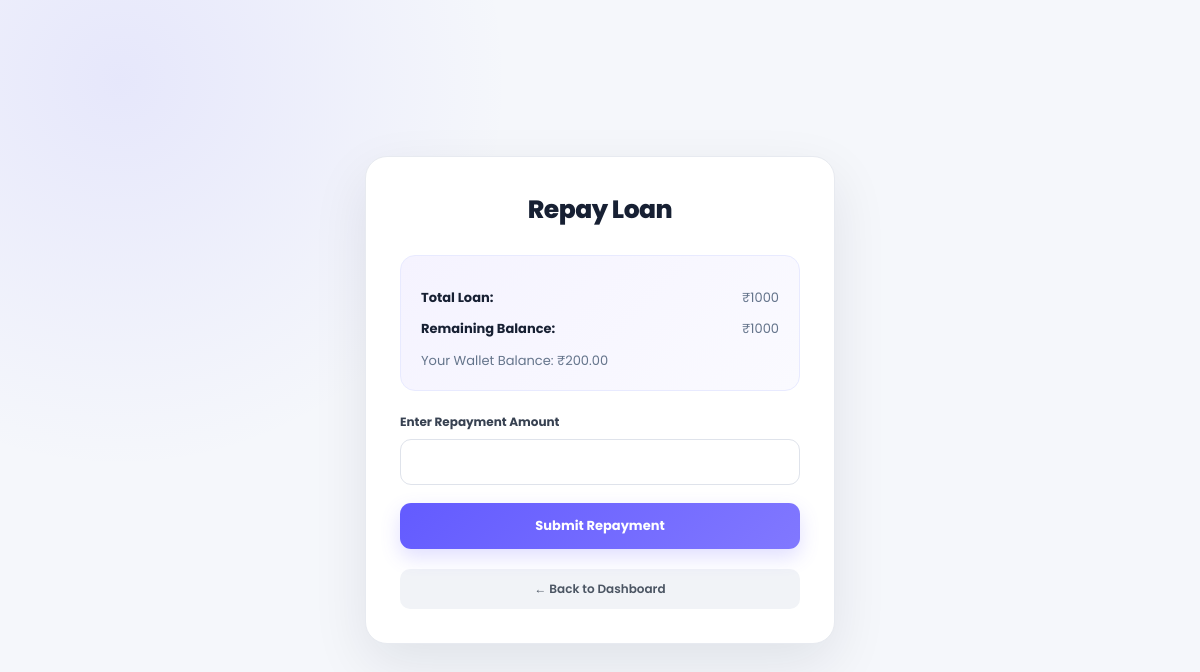
Before: /repay/4/ (signed in) with the older database file.
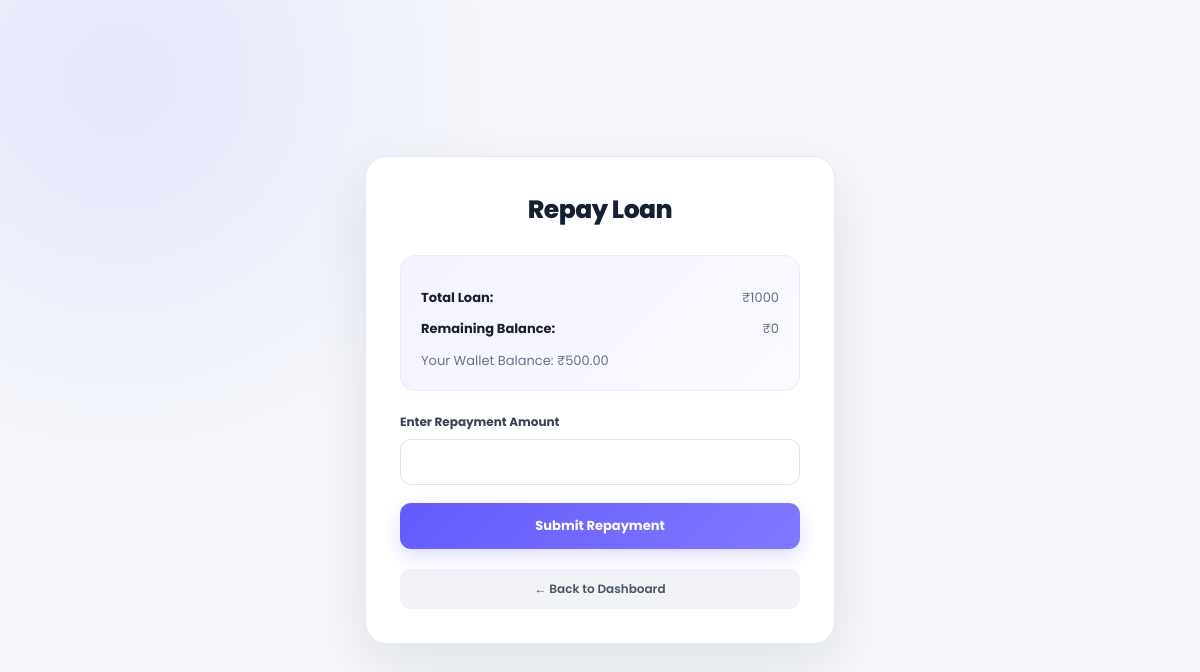
After: the same page with the newer database file.
### accounts/models.py (models this page shows, shortened)
class Loan(models.Model):
    student = models.ForeignKey(User, on_delete=models.CASCADE)
    application = models.OneToOneField(Application, on_delete=models.CASCADE)
    total_amount = models.IntegerField()
    remaining_amount = models.IntegerField()
    interest_rate = models.FloatField(default=5.0)
    deadline = models.DateField(null=True, blank=True)   # ✅ IMPORTANT
    due_date = models.DateField(null=True, blank=True)
    status = models.CharField(max_length=20, default="Active")
    created_at = models.DateTimeField(auto_now_add=True)
    reminder_sent = models.BooleanField(default=False)

class Profile(models.Model):
    ROLE_CHOICES = (
        ('student', 'Student'),
        ('supervisor', 'Supervisor'),
        ('admin', 'Admin'),
    )
    user = models.OneToOneField(User, on_delete=models.CASCADE)
    role = models.CharField(max_length=20, choices=ROLE_CHOICES)
    full_name = models.CharField(max_length=100, blank=True, null=True)
    phone = models.CharField(max_length=15, blank=True, null=True)
    college = models.CharField(max_length=200, blank=True, null=True)
    course = models.CharField(max_length=100, blank=True, null=True)
    year = models.CharField(max_length=10, blank=True, null=True)
    otp = models.CharField(max_length=6, blank=True, null=True)
    otp_verified = models.BooleanField(default=False)
    otp_created_at = models.DateTimeField(null=True, blank=True)
    otp_attempts = models.IntegerField(default=0)
    max_limit = models.IntegerField(default=10000)
    used_amount = models.IntegerField(default=0)
    account_balance = models.DecimalField(max_digits=12, decimal_places=2, default=0)  # virtual wallet

### accounts/views.py (the view, shortened to what this page needs)
# urls.py: path('repay/<int:loan_id>/', views.repay_loan, name='repay_loan'),
@login_required
def repay_loan(request, loan_id):
    profile = Profile.objects.get(user=request.user)
    if profile.role != 'student':
        return redirect('login')
    loan = get_object_or_404(Loan, id=loan_id, student=request.user)
    return render(request, 'accounts/repay.html', {'loan': loan, 'profile': profile})

### accounts/templates/accounts/repay.html (shortened to what this page needs)
{% load static %}
{% block content %}
<link rel="stylesheet"
      href="{% static 'shenova.css' %}">
<div class="repay-page">
<div class="repay-container">
<h2>Repay Loan</h2>
<div class="loan-box">
<p><strong>Total Loan:</strong> ₹{{ loan.total_amount }}</p>
<p><strong>Remaining Balance:</strong> ₹{{ loan.remaining_amount }}</p>
<p>Your Wallet Balance: ₹{{ profile.account_balance }}</p>
</div>
<form method="POST">
<label>Enter Repayment Amount</label>
<input type="number" name="amount" max="{{ loan.remaining_amount }}" required>
<button type="submit" class="submit-btn">
Submit Repayment
</button>
</form>
<div style="margin-top:20px; text-align:center;">
    <a href="{% url 'student_dashboard' %}" class="repay-back">
    ← Back to Dashboard
</a>
</div>
</div>
</div>
{% endblock %}

Changed rows visible on the page:
changed Loan: remaining_amount "1000" → "0"
changed Profile: account_balance "200.00" → "500.00"
